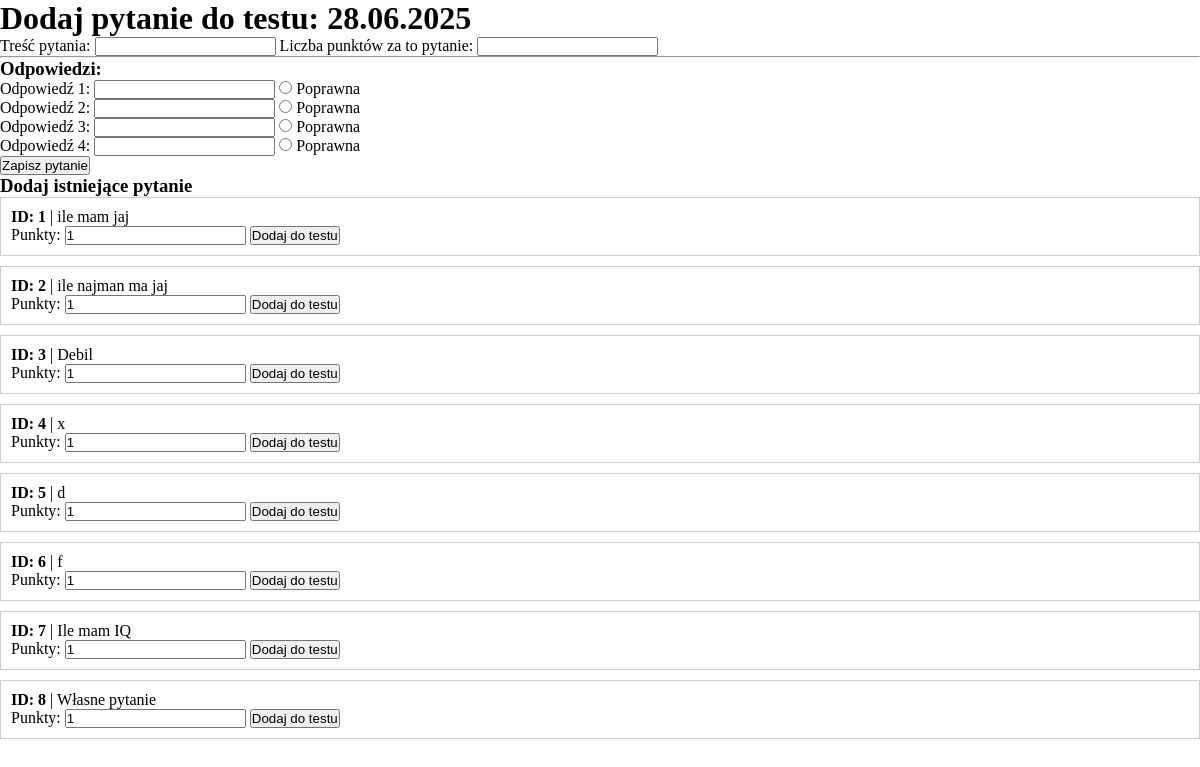
Screenshot of /teacher/tests/8/add_question with the database file from the repository.
### models.py (models this page shows, shortened)
class Test(db.Model):
    __tablename__ = 'tests'
    id = db.Column(db.Integer, primary_key=True, autoincrement=True)
    title = db.Column(db.String(100), nullable=False)
    description = db.Column(db.String, nullable=False)
    teacher_id = db.Column(db.Integer, db.ForeignKey('user_info.id'), nullable=False)
    teacher = db.relationship('UserInfo', backref='tests')
    subject_id = db.Column(db.Integer, db.ForeignKey('subjects.id'), nullable=False)
    subject = db.relationship('Subject', backref='tests')
    groups = db.relationship('Group', secondary='test_groups', backref='tests')

class Question(db.Model):
    __tablename__ = 'questions'
    id = db.Column(db.Integer, primary_key=True)
    text = db.Column(db.String, nullable=False)

### app.py (the view, shortened to what this page needs)
@app.route('/teacher/tests/<int:test_id>/add_question', methods=['GET', 'POST'])
def add_question_to_test(test_id):
    test = Test.query.get_or_404(test_id)
    existing_questions = Question.query.all()
    return render_template('add_question.html', test=test, existing_questions=existing_questions)

### templates/add_question.html (shortened to what this page needs)
{% extends "base.html" %}
{% block body %}
<h1>Dodaj pytanie do testu: {{ test.title }}</h1>
<form method="post">
  <label>Treść pytania:</label>
  <input type="text" name="question_text" required>
  <label>Liczba punktów za to pytanie:</label>
  <input type="number" name="points" required>
  <hr>
  <h3>Odpowiedzi:</h3>
  {% for i in range(1, 5) %}
    <div>
      <label>Odpowiedź {{ i }}:</label>
      <input type="text" name="answer_{{ i }}">
      <label>
        <input type="radio" name="is_correct" value="{{ i }}"> Poprawna
      </label>
    </div>
  {% endfor %}
  <button type="submit" class="btn">Zapisz pytanie</button>
</form>
<h3>Dodaj istniejące pytanie</h3>
{% for q in existing_questions %}
    <div style="border:1px solid #ccc; padding:10px; margin-bottom:10px;">
        <p><strong>ID: {{ q.id }}</strong> | {{ q.text }}</p>
        <form method="post">
            <label>Punkty:</label>
            <input type="number" name="points" value="1" min="1" required>
            <button type="submit">Dodaj do testu</button>
        </form>
    </div>
{% endfor %}
{% endblock %}

### templates/base.html (shortened to what this page needs)
<!DOCTYPE html>
<html lang="en">
<head>
    <link rel="stylesheet" href="{{ url_for('static', filename='css/style.css') }}">
</head>
<body class="{{ page_class | default('') }}">
    {% block body %}{% endblock %}
</body>
</html>

### static/css/style.css (style rules this page uses)
* { margin: 0; padding: 0; box-sizing: border-box; }

### rows the page displays
Test: title "28.06.2025"
Question: id "1", text "ile mam jaj"
Question: id "2", text "ile najman ma jaj"
Question: id "3", text "Debil"
Question: id "4", text "x"
Question: id "5", text "d"
Question: id "6", text "f"
Question: id "7", text "Ile mam IQ"
Question: id "8", text "Własne pytanie"

### other values shown
{{ i }} "1" "2" "3" "4"
